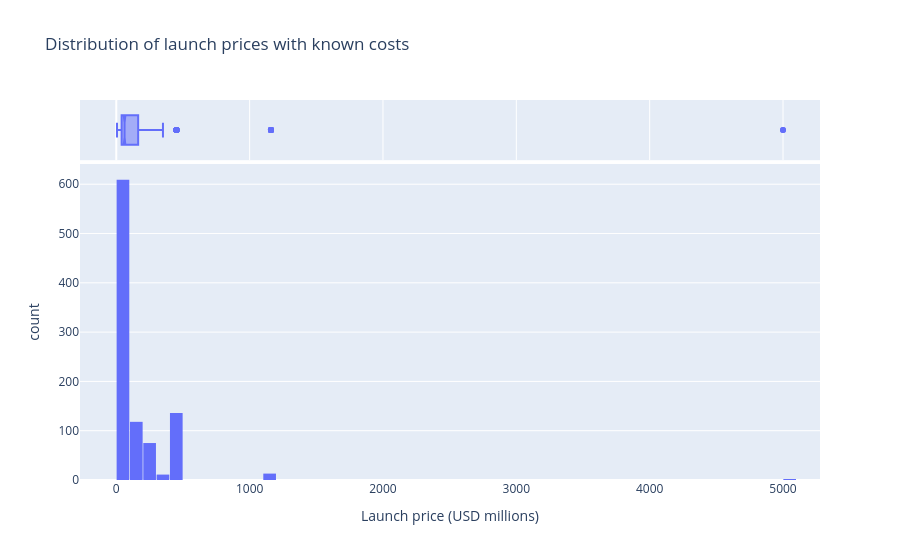

Write notebook code for a chart like this one.
### Code cell
fig = px.histogram(
    known_prices,
    x='Price',
    nbins=60,
    marginal='box',
    title='Distribution of launch prices with known costs',
    labels={'Price': 'Launch price (USD millions)'},
)
fig.update_layout(bargap=0.05)
fig.show()

### Figure 1 — Plotly figure (JSON) as saved in the notebook; plotly's stock layout.template omitted (floating-point values rounded to 4 significant figures; data arrays with more than 128 entries replaced by an {"elided": "..."} marker saying what was removed)
{"data": [{"bingroup": "x", "hovertemplate": "Launch price (USD millions)=%{x}<br>count=%{y}<extra></extra>", "legendgroup": "", "marker": {"color": "#636efa", "pattern": {"shape": ""}}, "name": "", "nbinsx": 60, "orientation": "v", "showlegend": false, "type": "histogram", "x": {"elided": "964 float values"}, "xaxis": "x", "yaxis": "y"}, {"hovertemplate": "Launch price (USD millions)=%{x}<extra></extra>", "legendgroup": "", "marker": {"color": "#636efa"}, "name": "", "notched": true, "showlegend": false, "type": "box", "x": {"elided": "964 float values"}, "xaxis": "x2", "yaxis": "y2"}], "layout": {"bargap": 0.05, "barmode": "relative", "legend": {"tracegroupgap": 0}, "title": {"text": "Distribution of launch prices with known costs"}, "xaxis": {"anchor": "y", "domain": [0, 1], "title": {"text": "Launch price (USD millions)"}}, "xaxis2": {"anchor": "y2", "domain": [0, 1], "matches": "x", "showgrid": true, "showticklabels": false}, "yaxis": {"anchor": "x", "domain": [0, 0.8316], "title": {"text": "count"}}, "yaxis2": {"anchor": "x2", "domain": [0.8416, 1], "matches": "y2", "showgrid": false, "showline": false, "showticklabels": false, "ticks": ""}}}
